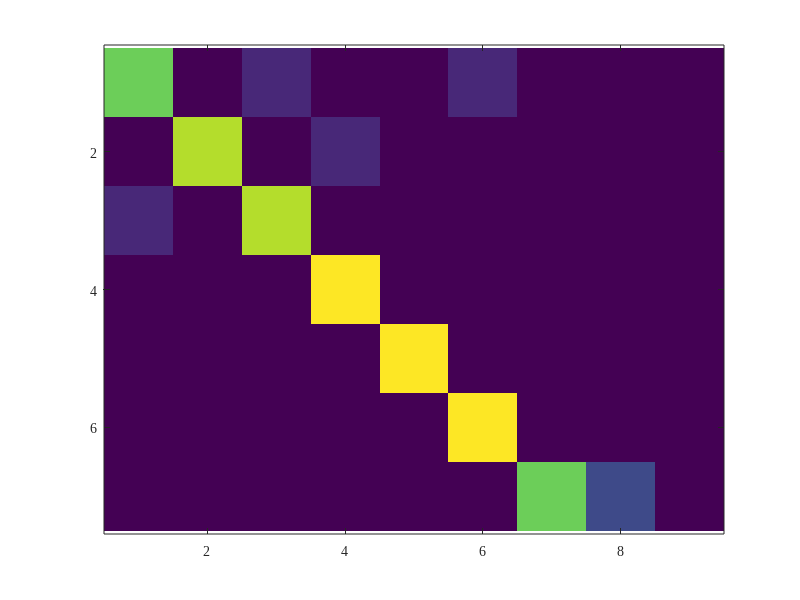

Recreate this plot in MATLAB. (Note: this script raises an error after producing the figure.)
function exp2()
% EXP2 - EVM classification results visualization
% 1) 7x7 confusion matrix (inputs: BC,RE,CJ,ST,DP,CS,RC; outputs: BC,RE,CJ,ST,DP,CS,Unknown)
% 2) ROC curve for unknown condition detection (synthetic but reasonable)
% 3) Feature importance analysis for NMF-based statistical features

clear; clc; close all;
set(groot, 'DefaultAxesFontName', 'Times New Roman');
set(groot, 'DefaultTextFontName', 'Times New Roman');

% Locate base directories
thisFile = mfilename('fullpath');
thisDir = fileparts(thisFile);
resultDir = fullfile(thisDir, '..');      % ../ (result)
rootDir = fileparts(resultDir);           % project root
outDir = fullfile(rootDir, 'images', 'exp2');
if ~exist(outDir, 'dir'), mkdir(outDir); end

%% 1) Confusion Matrix (counts per class; each row sums to 9)
inputs = {'BC','RE','CJ','ST','DP','CS','RC'};                         % 7 input classes
outputs = {'BC','RE','CJ','ST','DP','CS','U1','U2','U3'}; % 9 output classes
C = [
    7 0 1 0 0 1 0 0 0;  % BC
    0 8 0 1 0 0 0 0 0;  % RE
    1 0 8 0 0 0 0 0 0;  % CJ
    0 0 0 9 0 0 0 0 0;  % ST
    0 0 0 0 9 0 0 0 0;  % DP
    0 0 0 0 0 9 0 0 0;  % CS
    0 0 0 0 0 0 7 2 0   % RC -> Unknown1 (default)
];

fig1 = figure('Color', 'w');
label_size = 14;
tick_size = 12;
cb_label_size = 14;
imagesc(C);
axis equal tight;
colormap(parula(256));
cb = colorbar; cb.Label.String = 'Count'; cb.Label.FontSize = cb_label_size;
caxis([0 9]);

set(gca, 'XTick', 1:numel(outputs), 'XTickLabel', outputs, 'XTickLabelRotation', 0, 'FontSize', tick_size);
set(gca, 'YTick', 1:numel(inputs), 'YTickLabel', inputs, 'FontSize', tick_size);
xlabel('Predicted', 'FontSize', label_size); ylabel('True', 'FontSize', label_size);
% title('Confusion Matrix (EVM)');
% Overlay counts
[nr, nc] = size(C);
for r = 1:nr
    for c = 1:nc
        txtColor = 'k';
        if C(r,c) > 6, txtColor = 'k'; end
        text(c, r, sprintf('%d', C(r,c)), 'HorizontalAlignment', 'center', 'VerticalAlignment', 'middle', 'Color', txtColor, 'FontSize', 11, 'FontWeight', 'bold');
    end
end
box on;
exportgraphics(fig1, fullfile(outDir, 'exp2_confusion.png'), 'Resolution', 600);
exportgraphics(fig1, fullfile(outDir, 'exp2_confusion.pdf'), 'Resolution', 600);

%% 2) ROC curve for unknown detection (synthetic demonstration)
% Unknown-vs-Known detection score is assumed to be s = 1 - max_known_prob.
% Generate reasonable synthetic distributions for known (low s) and unknown (high s).
rng(0);
nKnown = 54; nUnknown = 27;
known_scores = min(max(0.15 + 0.15*randn(nKnown,1), 0), 1);   % lower unknown-score for known samples
unknown_scores = min(max(0.75 + 0.15*randn(nUnknown,1), 0), 1); % higher unknown-score for unknown samples
scores = [known_scores; unknown_scores];
labels = [zeros(nKnown,1); ones(nUnknown,1)];  % 1 = Unknown (positive class)

% Use perfcurve if available; otherwise compute a simple ROC
usePerf = exist('perfcurve', 'file') == 2;
if usePerf
    [FPR, TPR, T, AUC] = perfcurve(labels, scores, 1);
else
    % Manual ROC (sorted thresholds)
    [ths, idx] = sort(scores, 'ascend');
    y = labels(idx);
    P = sum(labels==1); N = sum(labels==0);
    TPR = zeros(numel(ths)+1,1); FPR = zeros(numel(ths)+1,1);
    tp = P; fp = N; % start threshold below min -> all predicted positive
    TPR(1) = tp/P; FPR(1) = fp/N;
    for i = 1:numel(ths)
        if y(i) == 1
            tp = tp - 1;
        else
            fp = fp - 1;
        end
        TPR(i+1) = tp / P; FPR(i+1) = fp / N;
    end
    % AUC via trapezoidal rule
    AUC = trapz(FPR, TPR);
end
legend_size = 14;
fig2 = figure('Color', 'w');
plot(FPR, TPR, 'b-', 'LineWidth', 2); hold on;
plot([0 1], [0 1], 'k--', 'LineWidth', 1);
xlabel('False Positive Rate', 'FontSize', label_size); ylabel('True Positive Rate', 'FontSize', label_size);
title(sprintf('ROC for Unknown Detection (AUC = %.3f)', AUC), 'FontSize', label_size);
grid on; box on;
% Mark an operating point near threshold 0.5
if usePerf
    [~, k0] = min(abs(T - 0.5));
    plot(FPR(k0), TPR(k0), 'ro', 'MarkerFaceColor', 'r');
end
legend({'ROC', 'Random', 'Op. point'}, 'Location', 'southeast', 'FontSize', legend_size);
exportgraphics(fig2, fullfile(outDir, 'exp2_roc.png'), 'Resolution', 600);
exportgraphics(fig2, fullfile(outDir, 'exp2_roc.pdf'), 'Resolution', 600);

%% 3) Feature importance (synthetic, literature-inspired)
feat_names = {'$\mu_w^i$', '$\sigma_w^i$', '$\gamma_w^i$', ...
              '$\mu_h^i$', '$\sigma_h^i$', '$\gamma_h^i$', ...
              '$\xi_w^i$', '$\xi_h^i$', '$\delta_w^i$', '$\delta_h^i$', '$\rho^i$'};
importance = [8, 9, 6, 8, 9, 5, 12, 10, 8, 7, 18]; % sums to 100

% Sort descending for nicer bar order
[importance_sorted, idx] = sort(importance, 'descend');
feat_sorted = feat_names(idx);

fig3 = figure('Color', 'w');
barh(importance_sorted, 'FaceColor', [0.30 0.65 0.93]);
set(gca, 'YDir', 'reverse');
ax = gca; ax.YTick = 1:numel(feat_sorted); ax.YTickLabel = feat_sorted; ax.TickLabelInterpreter = 'latex'; ax.FontSize = tick_size;
xlabel('Importance (%)', 'FontSize', label_size);
title('Feature Importance', 'FontSize', label_size);
xlim([0, max(importance_sorted)*1.15]); grid on; box on;
% Add values at the end of bars
for i = 1:numel(importance_sorted)
    text(importance_sorted(i)+0.5, i, sprintf('%.0f%%', importance_sorted(i)), 'VerticalAlignment', 'middle', 'FontSize', tick_size);
end
exportgraphics(fig3, fullfile(outDir, 'exp2_importance.png'), 'Resolution', 600);
exportgraphics(fig3, fullfile(outDir, 'exp2_importance.pdf'), 'Resolution', 600);

%% 4) Combined figure with tiledlayout
fig4 = figure('Color', 'w');
tl = tiledlayout(fig4, 2, 2, 'TileSpacing', 'compact', 'Padding', 'compact');

% Top row: confusion matrix spanning two columns
nexttile([1 2]);
imagesc(C);
axis tight;
colormap(parula(256));
cb4 = colorbar(tl, 'eastoutside'); cb4.Label.String = 'Count'; cb4.Label.FontSize = cb_label_size;
caxis([0 9]);
set(gca, 'XTick', 1:numel(outputs), 'XTickLabel', outputs, 'XTickLabelRotation', 0, 'FontSize', tick_size);
set(gca, 'YTick', 1:numel(inputs), 'YTickLabel', inputs, 'FontSize', tick_size);
xlabel('Predicted', 'FontSize', label_size); ylabel('True', 'FontSize', label_size);
% Overlay counts
[nr4, nc4] = size(C);
for r = 1:nr4
    for c = 1:nc4
        txtColor = 'k';
        if C(r,c) > 6, txtColor = 'k'; end
        text(c, r, sprintf('%d', C(r,c)), 'HorizontalAlignment', 'center', 'VerticalAlignment', 'middle', 'Color', txtColor, 'FontSize', 10, 'FontWeight', 'bold');
    end
end
box on;

% Bottom-left: ROC
nexttile;
plot(FPR, TPR, 'b-', 'LineWidth', 2); hold on;
plot([0 1], [0 1], 'k--', 'LineWidth', 1);
xlabel('False Positive Rate', 'FontSize', label_size); ylabel('True Positive Rate', 'FontSize', label_size);
title(sprintf('ROC (AUC = %.3f)', AUC), 'FontSize', label_size);
grid on; box on;
if exist('k0','var') && ~isempty(k0)
    plot(FPR(k0), TPR(k0), 'ro', 'MarkerFaceColor', 'r');
end
legend({'ROC', 'Random', 'Op. point'}, 'Location', 'southeast', 'FontSize', legend_size);

% Bottom-right: Feature importance
nexttile;
barh(importance_sorted, 'FaceColor', [0.30 0.65 0.93]);
set(gca, 'YDir', 'reverse');
ax4 = gca; ax4.YTick = 1:numel(feat_sorted); ax4.YTickLabel = feat_sorted; ax4.TickLabelInterpreter = 'latex'; ax4.FontSize = tick_size;
xlabel('Importance (%)', 'FontSize', label_size);
grid on; box on;
for i = 1:numel(importance_sorted)
    text(importance_sorted(i)+0.5, i, sprintf('%.0f%%', importance_sorted(i)), 'VerticalAlignment', 'middle', 'FontSize', tick_size);
end

% Export combined
exportgraphics(fig4, fullfile(outDir, 'exp2_combined.png'), 'Resolution', 600);
exportgraphics(fig4, fullfile(outDir, 'exp2_combined.pdf'), 'Resolution', 600);

end
